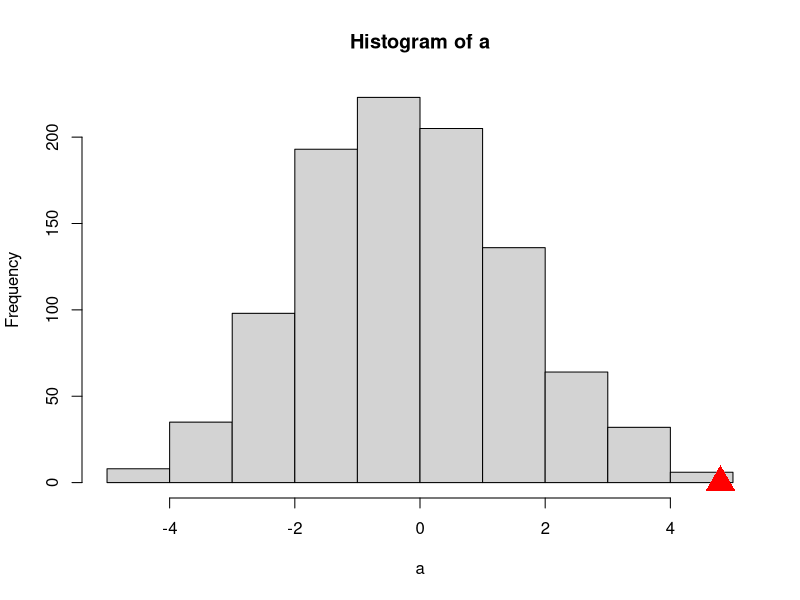

Reproduce this figure in R.
## ---- chunk 1
a1<-c(120,107,110,116,114,111,113,117,114,112) #machos
a2<-c(110,111,107,108,110,105,107,106,111,111)#hembras
#Diferencia de medias
mean(a1)-mean(a2)
## ---- chunk 2
#Primero definimos una función para generar una diferencia de medias con datos aleatorizados
#Función para aleatorización
  DifMeanAlea<-function(x,y){tsamp<-c(x,y);s<-length(x);ransam<-sample(tsamp,replace=F);mean(ransam[1:s])-mean(ransam[{1+s}:{2*s}])} # x e y son vectores de datos muestrales
#####
#Ahora generaremos un vector de 999 diferencias aleatorias
set.seed(666);a<-NA;length(a)<-999;for(i in 1:999)a[i]<-DifMeanAlea(a1,a2)
#A este valor le añadimos la diferencia experimental
a<-c(a,mean(a1)-mean(a2))
length(a)
## ---- chunk 3
hist(a)
points(c(mean(a1)-mean(a2)),c(0),pch=17,cex=3,col="red")#Esta parte es para marcar la media experimental
## ---- chunk 4
length(which(sort(a)>=(mean(a1)-mean(a2))))/1000
## ---- chunk 5
quantile(a,.95)
## ---- chunk 6
#H0: m1=m2
#La p es 
2*length(which(sort(a)>=(mean(a1)-mean(a2))))/1000
#Y los valores críticos:
quantile(a,.975)
quantile(a,.025)
## ---- chunk 7
#Output generado en
date()
#  ^   ^
#  O   O
# (      )
#   A  A
#Humberto Reyes
